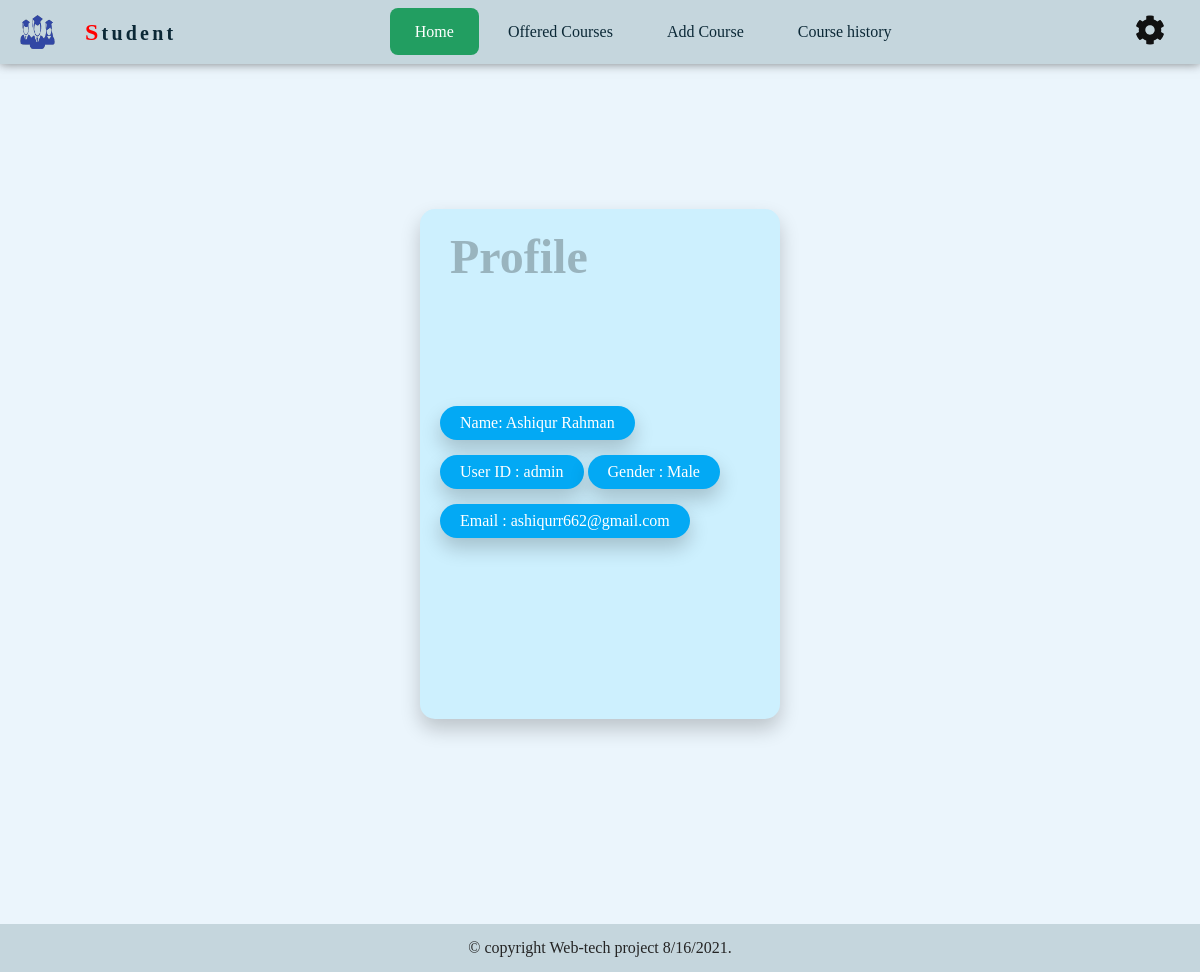
Page /student/Controller/welcome.php (signed in) on the committed database.
### tables this page shows
CREATE TABLE `registration` (
  `Firstname` varchar(15) NOT NULL,
  `Lastname` varchar(15) NOT NULL,
  `Gender` varchar(10) NOT NULL,
  `DOB` date NOT NULL,
  `Religion` varchar(15) NOT NULL,
  `Presentaddress` varchar(100) DEFAULT NULL,
  `Permanentaddress` varchar(100) DEFAULT NULL,
  `Phone` int(15) NOT NULL,
  `Email` varchar(30) NOT NULL,
  `Website` varchar(50) DEFAULT NULL,
  `Username` varchar(15) NOT NULL,
  `Password` varchar(15) NOT NULL,
  `id` int(100) NOT NULL
);

### student/Model/dbwelcome.php (called while the page is built, shortened)
<?php
	function getProfileData($profileID)
	 {
 		$conn = connect();
 		$statement = $conn->prepare("SELECT * FROM registration WHERE Username = ?");
 		$statement->bind_param("s", $profileID);
		$statement->execute();
		$records = $statement->get_result();
		return $records->fetch_all(MYSQLI_ASSOC);
	}
?>

### student/Controller/welcome.php (the view, shortened to what this page needs)
<!DOCTYPE html>
<html lang="en">
<head>
	<link rel="stylesheet" href="../View/css/welcome.css">
</head>
<body>
	<?php
	 include('../View/html/header.php');
 	 include('../Model/dbwelcome.php');
            $profile_id = $_SESSION['s_id'];
            $profile_data = getProfileData($profile_id);
            for ( $i = 0; $i < count($profile_data); $i++)
            {
                    if($profile_data[$i]["Username"] == $profile_id)
                    {
                        $Firstname = $profile_data[$i]['Firstname'];
                        $Lastname = $profile_data[$i]['Lastname'];
                        $Gender = $profile_data[$i]['Gender'];
                        $Email = $profile_data[$i]['Email'];
                        $Username = $profile_data[$i]['Username'];
                    }
            }
 	?>
	<div class="body">
	 <div class="container">
	 	<div class="card">
	 		<div class="box">
	 			<div class="content">
	 				<h2>Profile</h2>
 	 				<a href="#">Name: <?php echo $Firstname." ".$Lastname ?></a>
	 				<a href="#">User ID : <?php echo $Username ?></a>
	 				<a href="#">Gender : <?php echo $Gender ?></a>
	 				<a href="#">Email : <?php echo $Email ?></a>
	 			</div>
	 		</div>
	 	</div>
	 </div>
	 </div>
</body>
</html>

### student/View/css/welcome.css (style rules this page uses)
.body { display: flex; justify-content: center; align-items: center; min-height: 100vh; background: #ebf5fc; }
.container { display: flex; justify-content: center; align-items: center; max-width: 1200px; flex-wrap: wrap; padding: 40px 0; }
.container .card { position: relative; width: 400px; height: 550px; }
.container .card .box { position: absolute; top: 20px; left: 20px; right: 20px; bottom: 20px; background: #CDF0FE; box-shadow: 0 10px 20px rgba(0, 0, 0, .2); border-radius: 15px; display: flex; justify-content: center; align-items: center; transition: .5s; }
.container .card .box .content { padding: 20px; text-align: left; }
.container .card .box .content h2 { position: absolute; top: 20px; left: 30px; text-align: center; font-size: 3em; color: rgba(0, 0, 0, .25); transition: .5s; pointer-events: none; }
.container .card .box .content a { position: relative; display: inline-block; padding: 8px 20px; background: #03a9f4; margin-top: 15px; border-radius: 20px; color: #fff; text-decoration: none; font-weight: 400; box-shadow: 0 10px 20px rgba(0, 0, 0, .2); }

### student/View/html/header.php (style rules this page uses)
* { margin: 0; padding: 0; font-family: Verdana; }
body { background-color: #ebf5fc; min-height: calc(100vh); }
a, h1, li, button { text-decoration: none; color: #0B2836; }

### rows in the picture
registration: Firstname "Ashiqur", Lastname "Rahman", Username "admin", Gender "Male", Email "ashiqurr662@gmail.com"
